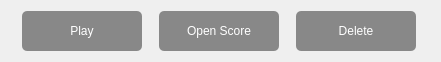
     <widget class="QWidget" name="layoutWidget">
      <property name="geometry">
       <rect>
        <x>1040</x>
        <y>730</y>
        <width>441</width>
        <height>42</height>
       </rect>
      </property>
      <layout class="QHBoxLayout" name="horizontalLayout">
       <item>
        <widget class="QPushButton" name="play_button">
         <property name="minimumSize">
          <size>
           <width>0</width>
           <height>40</height>
          </size>
         </property>
         <property name="maximumSize">
          <size>
           <width>120</width>
           <height>16777215</height>
          </size>
         </property>
         <property name="styleSheet">
          <string notr="true">QPushButton{
	font: 700 18pt &quot;Helvetica Neue&quot;;
	color: white;
	background-color: rgba(101, 101, 101, 191);
	border-radius: 5
}
QPushButton:hover{
	color: white;
	background-color: rgba(117, 117, 117, 191);
	border-radius: 5
}
QPushButton:pressed{
	color: white;
	background-color: rgba(130, 130, 130, 191);
	border-radius: 5
}
</string>
         </property>
         <property name="text">
          <string>Play</string>
         </property>
        </widget>
       </item>
       <item>
        <widget class="QPushButton" name="open_score_button">
         <property name="minimumSize">
          <size>
           <width>0</width>
           <height>40</height>
          </size>
         </property>
         <property name="maximumSize">
          <size>
           <width>120</width>
           <height>16777215</height>
          </size>
         </property>
         <property name="styleSheet">
          <string notr="true">QPushButton{
	font: 700 18pt &quot;Helvetica Neue&quot;;
	color: white;
	background-color: rgba(101, 101, 101, 191);
	border-radius: 5
}
QPushButton:hover{
	color: white;
	background-color: rgba(117, 117, 117, 191);
	border-radius: 5
}
QPushButton:pressed{
	color: white;
	background-color: rgba(130, 130, 130, 191);
	border-radius: 5
}
</string>
         </property>
         <property name="text">
          <string>Open Score</string>
         </property>
        </widget>
       </item>
       <item>
        <widget class="QPushButton" name="delete_button_pushbutton">
         <property name="minimumSize">
          <size>
           <width>0</width>
           <height>40</height>
          </size>
         </property>
         <property name="maximumSize">
          <size>
           <width>120</width>
           <height>16777215</height>
          </size>
         </property>
         <property name="styleSheet">
          <string notr="true">QPushButton{
	font: 700 18pt &quot;Helvetica Neue&quot;;
	color: white;
	background-color: rgba(101, 101, 101, 191);
	border-radius: 5
}
QPushButton:hover{
	color: white;
	background-color: rgba(117, 117, 117, 191);
	border-radius: 5
}
QPushButton:pressed{
	color: white;
	background-color: rgba(130, 130, 130, 191);
	border-radius: 5
}
</string>
         </property>
         <property name="text">
          <string>Delete</string>
         </property>
        </widget>
       </item>
      </layout>
     </widget>
